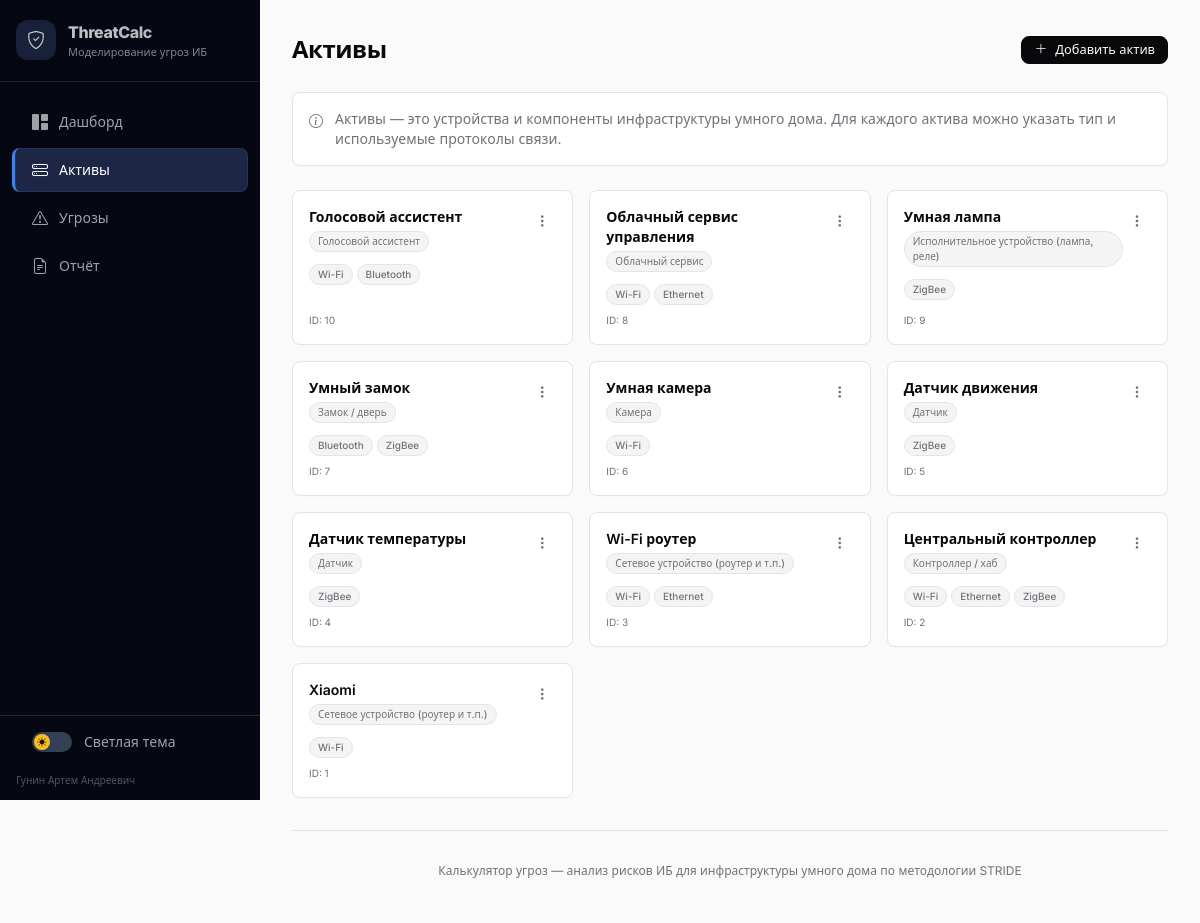
Page /assets on the committed database.
### models.py (models this page shows, shortened)
class Base(DeclarativeBase):
    pass

class Asset(Base):
    __tablename__ = "assets"
    id = Column(Integer, primary_key=True, index=True)
    name = Column(String(200), nullable=False)
    type = Column(String(50), nullable=False)
    protocols = Column(String(200), nullable=True)
    description = Column(Text, nullable=True)
    created_at = Column(DateTime, default=datetime.datetime.utcnow)

### main.py (the view)
@app.get("/assets", response_class=HTMLResponse)
def asset_list(request: Request, db: Session = Depends(get_db)):
    assets = db.query(Asset).order_by(Asset.created_at.desc()).all()
    return templates.TemplateResponse("assets.html", {
        "request": request,
        "assets": assets,
        "asset_types": ASSET_TYPES,
        "get_type_name": get_type_name,
    })

### templates/assets.html (shortened to what this page needs)
{% extends "base.html" %}
{% block content %}
<div class="flex items-center justify-between mb-6">
    <h1 class="page-title">Активы</h1>
    <a href="/assets/new" class="btn-shadcn btn-shadcn-primary btn-shadcn-sm no-print">
        <i class="bi bi-plus-lg"></i> Добавить актив
    </a>
</div>
<div class="card-shadcn p-4 mb-6 flex items-start gap-3 text-sm" style="color:var(--muted);">
    <i class="bi bi-info-circle mt-0.5" style="color:var(--muted);"></i>
    <span>Активы — это устройства и компоненты инфраструктуры умного дома. Для каждого актива можно указать тип и используемые протоколы связи.</span>
</div>
{% if assets %}
<div class="grid grid-cols-1 md:grid-cols-2 lg:grid-cols-3 gap-4">
    {% for asset in assets %}
    <div class="card-shadcn p-4 flex flex-col">
        <div class="flex items-start justify-between mb-3">
            <div>
                <h5 class="font-semibold text-sm">{{ asset.name }}</h5>
                <span class="inline-flex items-center px-2 py-0.5 text-[10px] font-medium rounded-full mt-1" style="background:var(--tag-bg);color:var(--muted);border:1px solid var(--tag-border);">{{ get_type_name(asset.type) }}</span>
            </div>
            <div class="relative no-print">
                <button data-dropdown-toggle class="w-7 h-7 flex items-center justify-center rounded-md transition-colors dark-card-hover" style="color:var(--muted);">
                    <i class="bi bi-three-dots-vertical text-sm"></i>
                </button>
            </div>
        </div>
        {% if asset.protocols %}
        <div class="flex flex-wrap gap-1 mb-2">
            {% set protocols = asset.protocols.split(',') %}
            {% for p in protocols %}
            <span class="inline-flex items-center px-2 py-0.5 text-[10px] font-medium rounded-full dark-tag" style="background:var(--tag-bg);color:var(--muted);border:1px solid var(--tag-border);">{{ p|trim }}</span>
            {% endfor %}
        </div>
        {% endif %}
        <div class="mt-auto text-[10px]" style="color:var(--muted);">ID: {{ asset.id }}</div>
    </div>
    {% endfor %}
</div>
{% endif %}
{% endblock %}

### templates/base.html (shortened to what this page needs)
<!DOCTYPE html>
<html lang="ru">
<head>
    <script src="https://cdn.tailwindcss.com"></script>
    <link rel="stylesheet" href="https://cdn.jsdelivr.net/npm/bootstrap-icons@1.11.3/font/bootstrap-icons.min.css">
</head>
<body>
<div class="sidebar flex flex-col" id="sidebar">
    <a href="/" class="flex items-center gap-3 px-4 py-5 border-b border-zinc-800 no-underline text-inherit hover:opacity-80 transition-opacity">
        <div class="w-10 h-10 rounded-xl flex items-center justify-center flex-shrink-0" style="background:#1E2645;">
            <i class="bi bi-shield-check text-white text-lg"></i>
        </div>
        <div class="logo-text">
            <div class="text-base font-extrabold tracking-tight bg-gradient-to-r from-zinc-100 to-zinc-300 bg-clip-text text-transparent">ThreatCalc</div>
            <div class="text-[11px] font-medium text-zinc-400">Моделирование угроз ИБ</div>
        </div>
    </a>
    <nav class="flex flex-col mt-4">
        <a class="sidebar-link {% if request.url.path == '/' %}active{% endif %}" href="/">
            <i class="bi bi-grid-1x2-fill"></i><span>Дашборд</span>
        </a>
        <a class="sidebar-link {% if request.url.path.startswith('/asset') %}active{% endif %}" href="/assets">
            <i class="bi bi-hdd-stack"></i><span>Активы</span>
        </a>
        <a class="sidebar-link {% if request.url.path.startswith('/threat') %}active{% endif %}" href="/threats">
            <i class="bi bi-exclamation-triangle"></i><span>Угрозы</span>
        </a>
        <a class="sidebar-link {% if request.url.path == '/report' %}active{% endif %}" href="/report">
            <i class="bi bi-file-earmark-text"></i><span>Отчёт</span>
        </a>
    </nav>
    <div class="mt-auto px-4 pt-2 pb-0 border-t border-zinc-800">
        <button id="themeToggle" class="flex items-center gap-3 w-full px-4 py-2 rounded-lg text-zinc-400 hover:text-white hover:bg-white/5 transition-all text-sm">
            <div class="relative w-10 h-5 rounded-full transition-colors" style="background:#334155;">
                <div id="toggleThumb" class="absolute top-0.5 left-0.5 w-4 h-4 rounded-full bg-amber-400 flex items-center justify-center transition-all duration-200 shadow-sm" style="transform:translateX(0);">
                    <i id="toggleIcon" class="bi bi-sun-fill text-[10px] text-zinc-900"></i>
                </div>
            </div>
            <span id="toggleLabel">Светлая тема</span>
        </button>
    </div>
    <div class="px-4 py-3">
        <div class="text-[10px] text-zinc-600 leading-relaxed">
            Гунин Артем Андреевич
        </div>
    </div>
</div>
<div class="main p-6 lg:p-8">
    {% block content %}{% endblock %}
    <div class="text-center text-xs pt-8 pb-4 mt-8 no-print" style="color:var(--muted);border-top:1px solid var(--card-border);">
        Калькулятор угроз — анализ рисков ИБ для инфраструктуры умного дома по методологии STRIDE
    </div>
</div>
</body>
</html>

### templates/base.html (style rules this page uses)
:root { --bg: #fafafa; --fg: #09090b; --card: #fff; --card-border: #e4e4e7; --muted: #71717a; --muted-bg: #f4f4f5; --table-stripe: #fafafa; --tag-bg: #f4f4f5; --tag-border: #e4e4e7; color-scheme: light; }
* { margin: 0; padding: 0; box-sizing: border-box; }
body { font-family: 'Inter', system-ui, sans-serif; background: var(--bg); color: var(--fg); transition: background .15s, color .15s; }
.sidebar { width: 260px; min-height: 100vh; background: #050812; position: fixed; left: 0; top: 0; z-index: 40; }
.main { margin-left: 260px; min-height: 100vh; }
.sidebar-link { display: flex; align-items: center; gap: 10px; padding: 10px 16px; margin: 2px 12px; border-radius: 0.5rem; color: #a1a1aa; font-size: 0.875rem; font-weight: 500; transition: all 0.15s; text-decoration: none; border-left: 3px solid transparent; }
.sidebar-link.active { background: #1E2645; color: #fff; border-left: 3px solid #3b82f6; box-shadow: inset 0 0 0 1px rgba(59,130,246,0.15); }
.sidebar-link i { width: 18px; text-align: center; font-size: 1rem; }
.card-shadcn { background: var(--card); border: 1px solid var(--card-border); border-radius: 0.5rem; box-shadow: 0 1px 2px rgba(0,0,0,0.02); }
.btn-shadcn { display: inline-flex; align-items: center; justify-content: center; gap: 8px; padding: 8px 16px; font-size: 0.875rem; font-weight: 500; border-radius: 0.5rem; border: 1px solid var(--card-border); background: var(--card); color: var(--fg); cursor: pointer; transition: all 0.15s; text-decoration: none; line-height: 1; }
.btn-shadcn-primary { background: #09090b; color: #fafafa; border-color: #09090b; }
.btn-shadcn-sm { padding: 6px 12px; font-size: 0.8rem; }
.page-title { font-size: 1.5rem; font-weight: 700; letter-spacing: -0.02em; color: var(--fg); }

### rows in the picture
Asset: name "Голосовой ассистент", type "Голосовой ассистент", protocols "Wi-Fi" "Bluetooth", id "10"
Asset: name "Облачный сервис управления", type "Облачный сервис", protocols "Wi-Fi" "Ethernet", id "8"
Asset: name "Умная лампа", type "Исполнительное устройство (лампа, реле)", protocols "ZigBee", id "9"
Asset: name "Умный замок", type "Замок / дверь", protocols "Bluetooth" "ZigBee", id "7"
Asset: name "Умная камера", type "Камера", protocols "Wi-Fi", id "6"
Asset: name "Датчик движения", type "Датчик", protocols "ZigBee", id "5"
Asset: name "Датчик температуры", type "Датчик", protocols "ZigBee", id "4"
Asset: name "Wi-Fi роутер", type "Сетевое устройство (роутер и т.п.)", protocols "Wi-Fi" "Ethernet", id "3"
Asset: name "Центральный контроллер", type "Контроллер / хаб", protocols "Wi-Fi" "Ethernet" "ZigBee", id "2"
Asset: name "Xiaomi", type "Сетевое устройство (роутер и т.п.)", protocols "Wi-Fi", id "1"
